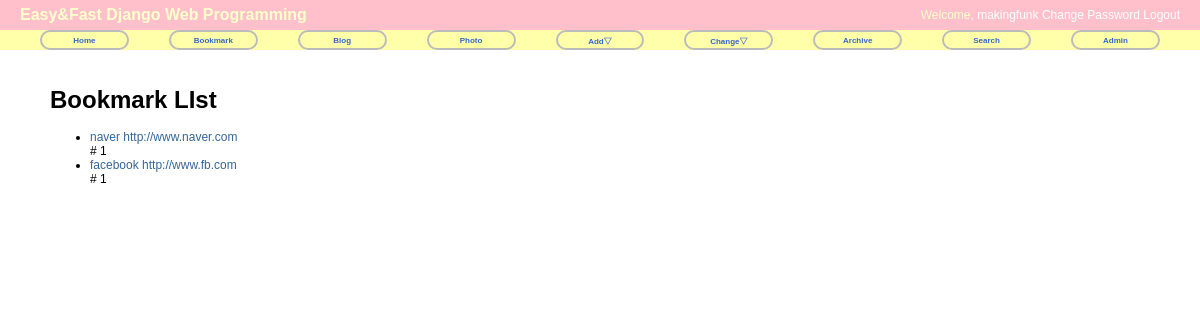
Screenshot of /bookmark/ with the database file from the repository.
### bookmark/models.py (models this page shows)
class Bookmark(models.Model):
    title = models.CharField(max_length=100, blank=True, null=True)
    url = models.URLField('url', unique=True)
    def __str__(self):
        return "%s %s" %(self.title, self.url)

### bookmark/views.py (the view)
class BookmarkLV(ListView):
    model = Bookmark

### bookmark/templates/bookmark/bookmark_list.html (shortened to what this page needs)
{% extends "base.html" %}
{% block content %}
<div id="content">
    <h1>Bookmark LIst</h1>
    <ul>
        {% for bookmark in object_list %}
            <li><a href="{% url 'bookmark:detail' bookmark.id %}">{{ bookmark }}</a></li> # 1
        {% endfor %}
    </ul>
</div>
{% endblock %}

### static/css/base.css (style rules this page uses)
body { font-family: "Lucida Grande", Verdana, Arial, sans-serif; font-size: 12px; }
div#content { position: absolute; top: 70px; left: 50px; right: 50px; }
a:link, a:visited { color: #369; text-decoration: none; }

### rows the page displays
Bookmark: title+url "naver http://www.naver.com"
Bookmark: title+url "facebook http://www.fb.com"
